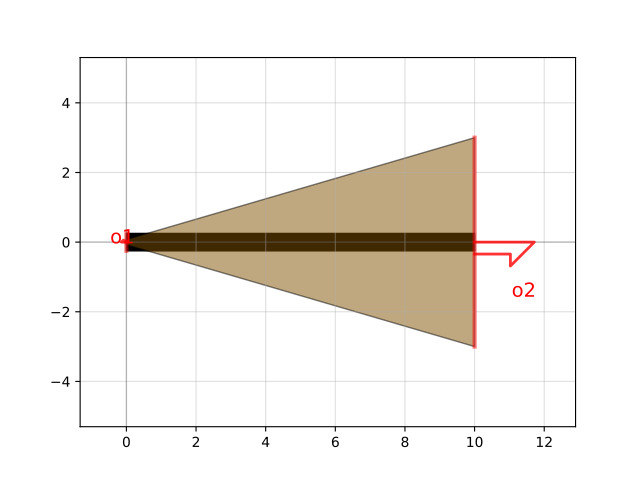

Write Python code to recreate this figure.
import gdsfactory as gf

c = gf.components.taper_strip_to_ridge(length=10.0, width1=0.5, width2=0.5, w_slab1=0.15, w_slab2=6.0, layer_wg=(1, 0), layer_slab=(3, 0), cladding_offset=3.0)
c.plot()
